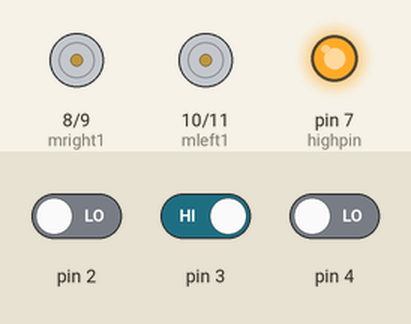
The sketch below on a simulated Arduino Uno, built with avr-gcc and run on an emulated ATmega328P. On the bench: motor-driver pin pairs drawn as motors (green arrow = first pin HIGH = forward, orange = second pin HIGH = backward, longer = more drive), output pins drawn as LEDs (lit = HIGH). The inputs (shaded band) are chosen by the test bench; at power-on: pin 3 HIGH, pin 2 LOW, pin 4 LOW.

Above: at 1.26 s.
1.3 s: pin 3 driven LOW
At 1.9 s:
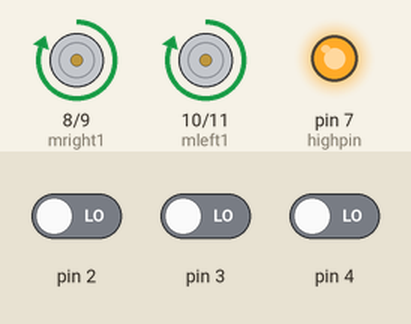
4.3 s: pin 2 driven HIGH
At 4.46 s:
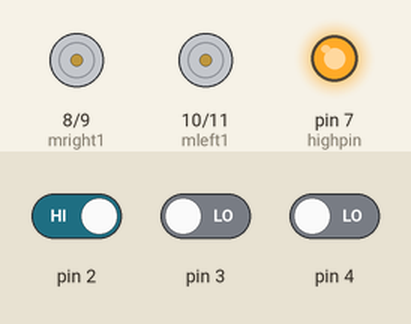
7.3 s: pin 4 driven HIGH
10.3 s: pin 2 driven LOW
13.3 s: pin 4 driven LOW
At 14.1 s:
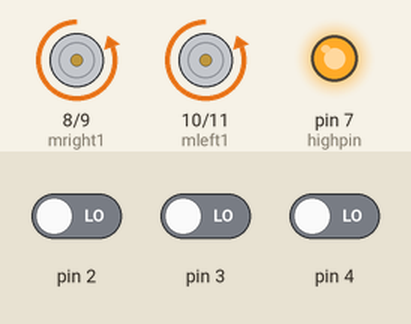
14.8 s: pin 3 driven HIGH
At 14.96 s:
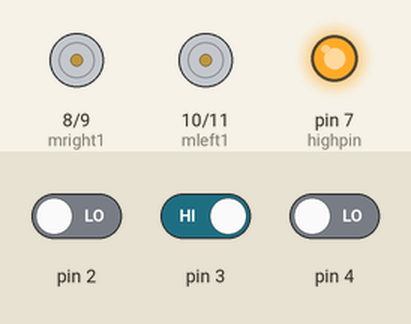
Timing chart, 0 to 18.8 s (numbered marks = the images above; inputs shaded):
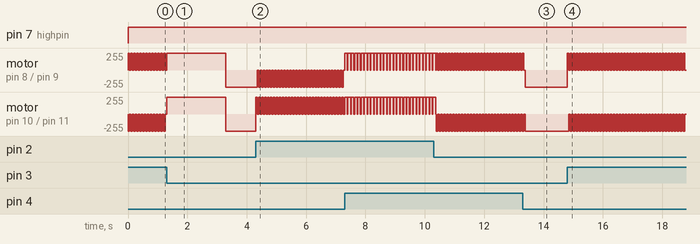

Measured:
- after the input at 4.3 s, motor on pin 8 (mright1) / pin 9 (mright2): alternates backward 255/255 for 0.05 s and stopped for 0.05 s, starting after 0.05 s; motor on pin 10 (mleft1) / pin 11 (mleft2): alternates forward 255/255 for 0.05 s and stopped for 0.05 s, starting at once
- after the input at 13.3 s, motor on pin 10 (mleft1) / pin 11 (mleft2): goes on until 13.4 s, then stays backward 255/255
- after the input at 14.8 s, motor on pin 8 (mright1) / pin 9 (mright2): alternates forward 255/255 for 0.05 s and stopped for 0.05 s, starting at once; motor on pin 10 (mleft1) / pin 11 (mleft2): alternates backward 255/255 for 0.05 s and stopped for 0.05 s, starting after 0.05 s

The sketch:

pacelinefollower.ino
```cpp
int highpin=7;
  int mright1=8;
  int mright2=9;
  int mleft1=10;
  int mleft2=11;
int irl,irm,irr;
int count=0;
int i;


void setup(){
  pinMode(7,OUTPUT);
  pinMode(8,OUTPUT);
  pinMode(9,OUTPUT);
  pinMode(10,OUTPUT);
  pinMode(11,OUTPUT);
  pinMode(2,INPUT);
   pinMode(3,INPUT);
    pinMode(4,INPUT);
}

void loop()
{
  irl=digitalRead(2);
  irm=digitalRead(3);
  irr=digitalRead(4);
  digitalWrite(7,HIGH);
  if(irl==HIGH&&irm==LOW&&irr==HIGH)
  straight();
  else if(irl==HIGH&&irm==HIGH&&irr==LOW)
  pwrright();
  else if(irl==LOW&&irm==HIGH&&irr==HIGH)
  pwrleft();
  else if(irl==LOW&&irm==LOW&&irr==HIGH)
  pwrleft();
  else if(irl==HIGH&&irm==LOW&&irr==LOW)
  pwrright();
  else if(irl==HIGH&&irm==HIGH&&irr==HIGH)
  straight();
  else if(irl==LOW&&irm==LOW&&irr==LOW)
  {
    junction();
  }
  else if(irl==LOW&&irm==HIGH&&irr==LOW)
  pwrleft();
}
void left()
{
  digitalWrite(mleft1,LOW);
  digitalWrite(mleft2,LOW);
  digitalWrite(mright1,HIGH);
  digitalWrite(mright2,LOW);
  delay(40);
  digitalWrite(mleft1,LOW);
  digitalWrite(mleft2,LOW);
  digitalWrite(mright1,LOW);
  digitalWrite(mright2,LOW);
  delay(50);


}
void right()
{
  digitalWrite(mleft1,HIGH);
  digitalWrite(mleft2,LOW);
  digitalWrite(mright1,LOW);
  digitalWrite(mright2,LOW);
  delay(40);
   digitalWrite(mleft1,LOW);
  digitalWrite(mleft2,LOW);
  digitalWrite(mright1,LOW);
  digitalWrite(mright2,LOW);
  delay(50);
}
void straight()
{


  digitalWrite(mleft1,HIGH);
  digitalWrite(mleft2,LOW);
  digitalWrite(mright1,HIGH);
  digitalWrite(mright2,LOW);
 delay(90);
   digitalWrite(mleft1,LOW);
  digitalWrite(mleft2,LOW);
  digitalWrite(mright1,LOW);
  digitalWrite(mright2,LOW);
  delay(20);

}
void pwrright()
{
  i=1;
  digitalWrite(mleft1,HIGH);
  digitalWrite(mleft2,LOW);
  digitalWrite(mright2,HIGH);
  digitalWrite(mright1,LOW);
  delay(50);
  digitalWrite(mleft1,LOW);
  digitalWrite(mleft2,LOW);
  digitalWrite(mright2,LOW);
  digitalWrite(mright1,LOW);
  delay(50);
}
void pwrleft()
{
  i=2;
  digitalWrite(mleft1,LOW);
  digitalWrite(mleft2,HIGH);
  digitalWrite(mright1,HIGH);
  digitalWrite(mright2,LOW);
  delay(50);
  digitalWrite(mleft1,LOW);
  digitalWrite(mleft2,LOW);
  digitalWrite(mright1,LOW);
  digitalWrite(mright2,LOW);
  delay(50);
}
void junction()
{
  if(count==0)
  {
     digitalWrite(mleft1,HIGH);
  digitalWrite(mleft2,LOW);
  digitalWrite(mright1,HIGH);
  digitalWrite(mright2,LOW);
    delay(1000);
    count=count+1;
  }
  else if(count==1)
  {
     digitalWrite(mleft1,HIGH);
  digitalWrite(mleft2,LOW);
  digitalWrite(mright1,HIGH);
  digitalWrite(mright2,LOW);
    delay(1000);
    count=count+1;
  }
  else
  {
    reverse();
  }
}
void reverse()
{
  digitalWrite(mleft1,LOW);
  digitalWrite(mleft2,HIGH);
  digitalWrite(mright1,LOW);
  digitalWrite(mright2,HIGH);
}
```
